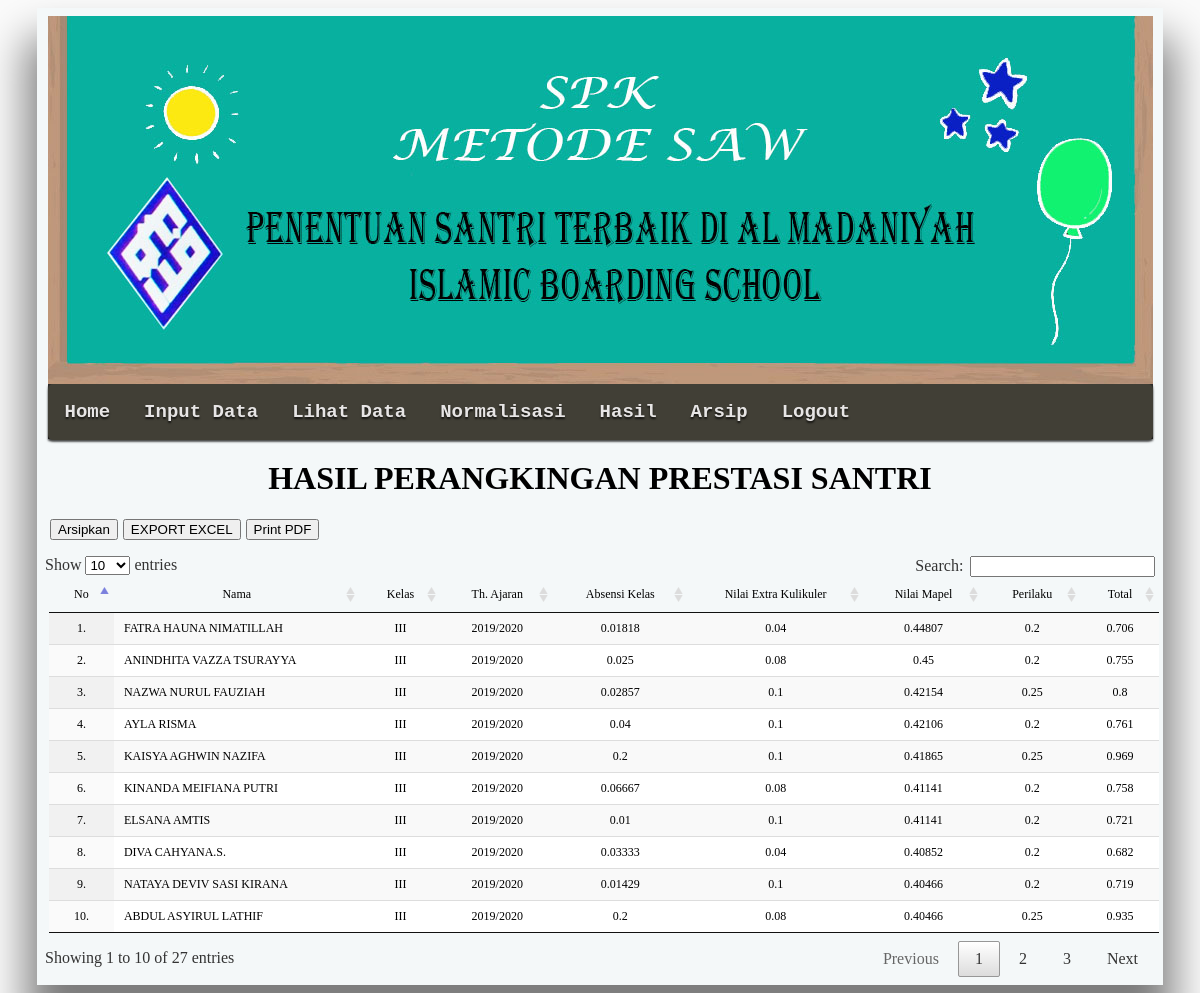
The page /rangking.php (signed in) on the database its author committed.
### tables this page shows
CREATE TABLE `tbl_matrik` (
  `id_matrik` int(11) NOT NULL,
  `nik` int(11) NOT NULL,
  `kriteria1_absensi` int(11) NOT NULL,
  `kriteria2_extrakulikuler` int(11) NOT NULL,
  `kriteria3_mapel` float NOT NULL,
  `kriteria4_perilaku` int(11) NOT NULL,
  `status` tinyint(4) NOT NULL DEFAULT 0
);

CREATE TABLE `tbl_santri` (
  `id_santri` int(11) NOT NULL,
  `nik` int(11) NOT NULL,
  `nis` int(11) NOT NULL,
  `nama` varchar(50) NOT NULL,
  `kelas` varchar(5) NOT NULL,
  `th_ajaran` varchar(50) NOT NULL,
  `alamat` varchar(50) NOT NULL,
  `status` tinyint(4) NOT NULL DEFAULT 0
);

### rangking.php (the view, shortened to what this page needs)
<?php
require_once"koneksi.php";
$bobot = array(0.2, 0.1, 0.45, 0.25);
	$crMax = mysqli_query($koneksi, "SELECT
		min(kriteria1_absensi) as minK1,
		max(kriteria2_extrakulikuler) as maxK2,
		max(kriteria3_mapel) as maxK3,
		max(kriteria4_perilaku) as maxK4
		FROM tbl_matrik WHERE status='0'");
	$max = mysqli_fetch_array($crMax);
	function getNama($id){
		include("koneksi.php");
		$q =mysqli_query($koneksi, "SELECT * FROm tbl_santri where nik='$id' AND status='0'");
		$d = mysqli_fetch_array($q);
		return $d['nama'];
	}
	function getKelas($id){
		include("koneksi.php");
		$k =mysqli_query($koneksi, "SELECT * FROm tbl_santri where nik='$id' AND status='0'");
		$kls = mysqli_fetch_array($k);
		return $kls['kelas'];
	}
	function getTh_ajaran($id){
		include("koneksi.php");
		$l =mysqli_query($koneksi, "SELECT * FROm tbl_santri where nik='$id' AND status='0'");
		$th = mysqli_fetch_array($l);
		return $th['th_ajaran'];
	}
	$sql3 = mysqli_query($koneksi, "SELECT * FROM tbl_matrik WHERE status='0'");
?>
<html>
<head>
	<link rel="stylesheet" type="text/css" href="assets/css/jquery.dataTables.css">
	<link rel="stylesheet" href="css/style.css" type="text/css" />
	<link rel="stylesheet" href="css/menu.css" type="text/css" media="screen">
</head>
<body>
	<?php include'templates/header.php'; ?>
				<h1> HASIL PERANGKINGAN PRESTASI SANTRI</h1>
				<form action="proses/proses-arsip.php" method="post" style="margin-left: 5px; float: left;">
					<input type="submit" name="arsip" value="Arsipkan">
				</form>
				<form action="cetak/export-excel.php" method="post" style="display: inline; margin-left: 5px; float: left;">
					<input type="submit" name="submit" value="EXPORT EXCEL">
				</form>
				<form target="_blank" action="cetak/cetak.php" method="post" style="display: inline; margin-left: 5px; float: left;">
					<input type="submit" name="submit" value="Print PDF">
				</form>
				<table id='example' class='display' cellspacing='0' width='100%' style="margin: 4px">
					<thead>
						<tr align='center'>
							<td>No</td>
							<td>Nama</td>
							<td>Kelas</td>
							<td>Th. Ajaran</td>
							<td>Absensi Kelas</td>
							<td>Nilai Extra Kulikuler</td>
							<td>Nilai Mapel</td>
							<td>Perilaku</td>
							<td>Total</td>
						</tr>
					</thead>
					<?php
					$no = 1;
					while ($dt3 = mysqli_fetch_array($sql3)):
						$nilai1 = ($max['minK1']/$dt3['kriteria1_absensi'])*$bobot[0];
						$nilai2 = ($dt3['kriteria2_extrakulikuler']/$max['maxK2'])*$bobot[1];
						$nilai3 = ($dt3['kriteria3_mapel']/$max['maxK3'])*$bobot[2];
						$nilai4 = ($dt3['kriteria4_perilaku']/$max['maxK4'])*$bobot[3];
						$rangking = round(($nilai1 + $nilai2 + $nilai3 + $nilai4), 3);
						?>
						<tr>
							<td align='center'> <?= $no++ ?>. </td>
							<td> <?= getNama($dt3['nik']); ?> </td>
							<td align='center'> <?= getKelas($dt3['nik']); ?> </td>
							<td align='center'> <?= getTh_ajaran($dt3['nik']); ?> </td>
							<td align='center'> <?= round($nilai1, 5); ?> </td>
							<td align='center'> <?= $nilai2; ?> </td>
							<td align='center'> <?= round($nilai3, 5); ?> </td>
							<td align='center'> <?= $nilai4; ?> </td>
							<td align='center'> <?= $rangking; ?> </td>
						</tr>
					<?php endwhile; ?>
				</table>
			</div>
		</div>
</body>
</html>

### css/style.css (style rules this page uses)
body { background:#fbfbfb; }
table, tr, td { font-size: 12px; }

### rangking.php (style rules this page uses)
body { max-height: 2000px; }
table, tr, td { font-size: 12px; }

### rows shown on the page
tbl_matrik: nik.nama "FATRA HAUNA NIMATILLAH", nik.kelas "III", nik.th_ajaran "2019/2020", nilai1 "0.01818", nilai2 "0.04", nilai3 "0.44807", nilai4 "0.2", rangking "0.706"
tbl_matrik: nik.nama "ANINDHITA VAZZA TSURAYYA", nik.kelas "III", nik.th_ajaran "2019/2020", nilai1 "0.025", nilai2 "0.08", nilai3 "0.45", nilai4 "0.2", rangking "0.755"
tbl_matrik: nik.nama "NAZWA NURUL FAUZIAH", nik.kelas "III", nik.th_ajaran "2019/2020", nilai1 "0.02857", nilai2 "0.1", nilai3 "0.42154", nilai4 "0.25", rangking "0.8"
tbl_matrik: nik.nama "AYLA RISMA", nik.kelas "III", nik.th_ajaran "2019/2020", nilai1 "0.04", nilai2 "0.1", nilai3 "0.42106", nilai4 "0.2", rangking "0.761"
tbl_matrik: nik.nama "KAISYA AGHWIN NAZIFA", nik.kelas "III", nik.th_ajaran "2019/2020", nilai1 "0.2", nilai2 "0.1", nilai3 "0.41865", nilai4 "0.25", rangking "0.969"
tbl_matrik: nik.nama "KINANDA MEIFIANA PUTRI", nik.kelas "III", nik.th_ajaran "2019/2020", nilai1 "0.06667", nilai2 "0.08", nilai3 "0.41141", nilai4 "0.2", rangking "0.758"
tbl_matrik: nik.nama "ELSANA AMTIS", nik.kelas "III", nik.th_ajaran "2019/2020", nilai1 "0.01", nilai2 "0.1", nilai3 "0.41141", nilai4 "0.2", rangking "0.721"
tbl_matrik: nik.nama "DIVA CAHYANA.S.", nik.kelas "III", nik.th_ajaran "2019/2020", nilai1 "0.03333", nilai2 "0.04", nilai3 "0.40852", nilai4 "0.2", rangking "0.682"
tbl_matrik: nik.nama "NATAYA DEVIV SASI KIRANA", nik.kelas "III", nik.th_ajaran "2019/2020", nilai1 "0.01429", nilai2 "0.1", nilai3 "0.40466", nilai4 "0.2", rangking "0.719"
tbl_matrik: nik.nama "ABDUL ASYIRUL LATHIF", nik.kelas "III", nik.th_ajaran "2019/2020", nilai1 "0.2", nilai2 "0.08", nilai3 "0.40466", nilai4 "0.25", rangking "0.935"
